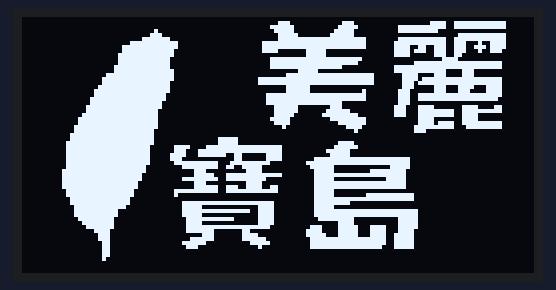
This sketch was run on a simulated Arduino Uno, built with avr-gcc and run on an emulated ATmega328P. Shown: 128×64 one-colour display.

Above: at 0.1 s.

The sketch:

ch2_5_3.ino
```cpp
//Generated Date: Thu, 06 Jun 2024 08:19:17 GMT

#include <U8g2lib.h>
#include <Wire.h>
U8G2_SSD1306_128X64_NONAME_F_HW_I2C u8g2(U8G2_R0, /* reset=*/ U8X8_PIN_NONE);

static const unsigned char PROGMEM logo[] = {
0x00,0x00,0x00,0x00,0x00,0x00,0x00,0x00,0x00,0x00,0x00,0x00,0x00,0x00,0x00,0x00,0x00,0x00,0x00,0x00,0x00,0x00,0x00,0x00,0x07,0x00,0x07,0x00,0xC0,0xF3,0xFF,0x01,0x00,0x00,0x00,0x00,0x00,0x00,0x00,0xC0,0x0F,0x80,0x0F,0xC0,0xFF,0xF3,0xFF,0x01,0x00,0x00,0x00,0x00,0x02,0x00,0x00,0x80,0x0F,0xC0,0x07,0xC0,0xFF,0x00,0x00,0x00,0x00,0x00,0x00,0x00,0x07,0x00,0x00,0x00,0x1F,0xE0,0x07,0x00,0x00,0xE0,0xFF,0x01,0x00,0x00,0x00,0xC0,0x1F,0x00,0x00,0x00,0xFF,0xFF,0x3F,0xC0,0xFF,0xF3,0xFF,0x01,0x00,0x00,0x00,0xF8,0x7F,0x00,0x00,0xF0,0xFF,0xFF,0x3F,0xE0,0xFF,0x73,0xE4,0x01,0x00,0x00,0x00,0xFE,0x7F,0x00,0x00,0xF0,0xFF,0xFF,0x3F,0xE0,0x99,0x73,0xEE,0x01,0x00,0x00,0x00,0xFE,0x3F,0x00,0x00,0xF0,0x80,0x0F,0x00,0xE0,0x9D,0x73,0xE4,0x00,0x00,0x00,0x00,0xFF,0x3F,0x00,0x00,0x00,0x80,0x0F,0x00,0xE0,0x81,0x33,0x00,0x00,0x00,0x00,0x00,0xFF,0x1F,0x00,0x00,0xC0,0xFF,0xFF,0x1F,0x00,0x00,0x1E,0x00,0x00,0x00,0x00,0x00,0xFF,0x1F,0x00,0x00,0xC0,0xFF,0xFF,0x0F,0x00,0xFC,0xFF,0xFF,0x00,0x00,0x00,0x80,0xFF,0x1F,0x00,0x00,0xC0,0xFF,0xFF,0x00,0xE0,0xFF,0xFF,0xFF,0x00,0x00,0x00,0x80,0xFF,0x3F,0x00,0x00,0x00,0xE0,0x03,0x00,0xE0,0xFF,0xC3,0x01,0x00,0x00,0x00,0xE0,0xFF,0x3F,0x00,0x00,0x00,0xFC,0xFF,0xFF,0x80,0x87,0xC3,0x01,0x00,0x00,0x00,0xF0,0xFF,0x3F,0x00,0x00,0xF8,0xFF,0xFF,0xFF,0x80,0xF7,0xFF,0xFF,0x00,0x00,0x00,0xF0,0xFF,0x1F,0x00,0x00,0xF8,0xFF,0xFF,0xFF,0x80,0xFB,0xFF,0xFF,0x00,0x00,0x00,0xF8,0xFF,0x1F,0x00,0x00,0x00,0xFC,0x00,0x00,0x80,0x83,0xE3,0xF1,0x00,0x00,0x00,0xFC,0xFF,0x1F,0x00,0x00,0x00,0xFC,0x00,0x20,0xC0,0x81,0xE3,0xF0,0x00,0x00,0x00,0xFC,0xFF,0x0F,0x00,0x00,0xE0,0xFF,0xFF,0x3F,0xC0,0xF9,0xFF,0xFF,0x00,0x00,0x00,0xFE,0xFF,0x0F,0x00,0x00,0xE0,0xFF,0xFF,0x3F,0xC0,0xF9,0xFF,0x7F,0x00,0x00,0x00,0xFE,0xFF,0x07,0x00,0x00,0xE0,0xFF,0xFF,0x00,0xC0,0x01,0x00,0x00,0x00,0x00,0x00,0xFF,0xFF,0x07,0x00,0x00,0x80,0x1F,0xE0,0x00,0xE0,0x78,0xC0,0xC3,0x00,0x00,0x00,0xFF,0xFF,0x03,0x00,0x00,0x80,0x1F,0xF0,0x03,0xE0,0xF8,0xCF,0xFF,0x00,0x00,0x80,0xFF,0xFF,0x03,0x00,0x00,0x80,0x0F,0xF8,0x0F,0xE0,0xF8,0xCF,0x03,0x00,0x00,0xC0,0xFF,0xFF,0x03,0x00,0x00,0xC0,0x07,0xE0,0x3F,0x00,0x78,0xC0,0x03,0x00,0x00,0xC0,0xFF,0xFF,0x03,0x00,0x00,0x80,0x07,0x80,0x3F,0x00,0x78,0xCF,0xFF,0x00,0x00,0xE0,0xFF,0xFF,0x03,0x00,0x00,0x00,0x02,0x00,0x1E,0x00,0xFC,0x8F,0xFF,0x00,0x00,0xE0,0xFF,0xFF,0x01,0x00,0x00,0x00,0x00,0x00,0x08,0x00,0x1C,0x00,0x00,0x00,0x00,0xF0,0xFF,0xFF,0x01,0x00,0x00,0x00,0x00,0x00,0x00,0x00,0x00,0x00,0x00,0x00,0x00,0xF0,0xFF,0xFF,0x01,0x00,0x3E,0x00,0x00,0x00,0x00,0x00,0x00,0x00,0x00,0x00,0x00,0xF8,0xFF,0xFF,0x01,0x00,0x3E,0x00,0x00,0x80,0x07,0x00,0x00,0x00,0x00,0x00,0x00,0xF8,0xFF,0xFF,0xC0,0xC3,0xFF,0xFF,0x01,0xC0,0x0F,0x00,0x00,0x00,0x00,0x00,0x00,0xF8,0xFF,0xFF,0xC0,0xF1,0xFF,0xFF,0x01,0xF0,0x03,0x00,0x00,0x00,0x00,0x00,0x00,0xF8,0xFF,0xFF,0xE0,0xF1,0x67,0xE0,0x01,0xE0,0x03,0x00,0x00,0x00,0x00,0x00,0x00,0xF8,0xFF,0xFF,0xE0,0x00,0x60,0xE0,0x01,0xFE,0xFF,0xFF,0x01,0x00,0x00,0x00,0x00,0xF8,0xFF,0xFF,0xC0,0xFF,0xF1,0x3F,0x80,0xFF,0xFF,0xFF,0x01,0x00,0x00,0x00,0x00,0xF8,0xFF,0x7F,0x00,0xFF,0x99,0x0F,0x00,0x3F,0x00,0xF0,0x01,0x00,0x00,0x00,0x00,0xFC,0xFF,0x7F,0x00,0x38,0x00,0x0F,0x00,0x3E,0x80,0xFF,0x00,0x00,0x00,0x00,0x00,0xFC,0xFF,0x3F,0x00,0xF8,0xF8,0xFF,0x01,0xFE,0xFF,0xFF,0x00,0x00,0x00,0x00,0x00,0xFC,0xFF,0x3F,0x00,0xFF,0xF9,0x1F,0x00,0x3E,0x00,0xF8,0x00,0x00,0x00,0x00,0x00,0xFC,0xFF,0x1F,0x00,0x38,0x00,0x0F,0x00,0xFE,0xFF,0xFF,0x00,0x00,0x00,0x00,0x00,0xFC,0xFF,0x1F,0x00,0xF8,0x39,0xCF,0x00,0xFE,0xFF,0xFF,0x00,0x00,0x00,0x00,0x00,0xF8,0xFF,0x0F,0xC0,0xFF,0xF9,0xFF,0x00,0x3E,0x00,0x00,0x00,0x00,0x00,0x00,0x00,0xF8,0xFF,0x0F,0x40,0x00,0x00,0x00,0x00,0x3E,0xC0,0xFF,0x03,0x00,0x00,0x00,0x00,0xF0,0xFF,0x07,0x00,0x00,0x00,0x00,0x00,0xFE,0xFF,0xFF,0x03,0x00,0x00,0x00,0x00,0xF0,0xFF,0x07,0x00,0xFF,0xFF,0x7F,0x00,0xFE,0x03,0x00,0x00,0x00,0x00,0x00,0x00,0xE0,0xFF,0x03,0x00,0x1F,0x00,0x78,0x00,0x3E,0x00,0x00,0x00,0x00,0x00,0x00,0x00,0xE0,0xFF,0x00,0x00,0xFF,0xFF,0x79,0x00,0xFE,0xFF,0xFF,0x07,0x00,0x00,0x00,0x00,0xE0,0xFF,0x00,0x00,0x1F,0x00,0x78,0x00,0xFE,0xFF,0xFF,0x07,0x00,0x00,0x00,0x00,0xC0,0x7F,0x00,0x00,0xFE,0x1F,0x78,0x00,0xFC,0x07,0xC0,0x07,0x00,0x00,0x00,0x00,0x80,0x7F,0x00,0x00,0x1E,0x00,0x78,0x00,0x80,0x07,0xC0,0x07,0x00,0x00,0x00,0x00,0x00,0x7F,0x00,0x00,0xFE,0xFF,0x3F,0x00,0x87,0x8F,0xC7,0x07,0x00,0x00,0x00,0x00,0x00,0x3C,0x00,0x00,0xFE,0x80,0x01,0x80,0x87,0x8F,0xC7,0x03,0x00,0x00,0x00,0x00,0x00,0x38,0x00,0x00,0xE0,0x80,0x07,0x80,0x8F,0x8F,0xE7,0x03,0x00,0x00,0x00,0x00,0x00,0x38,0x00,0x00,0xFC,0x80,0x1F,0x00,0xFF,0xFF,0xE7,0x03,0x00,0x00,0x00,0x00,0x00,0x30,0x00,0x00,0x3F,0x00,0x3E,0x00,0xFF,0xFF,0xE7,0x03,0x00,0x00,0x00,0x00,0x00,0x30,0x00,0x00,0x0E,0x00,0x08,0x00,0xFF,0xFF,0xE3,0x03,0x00,0x00,0x00,0x00,0x00,0x30,0x00,0x00,0x00,0x00,0x00,0x00,0x00,0x00,0x00,0x00,0x00,0x00,0x00,0x00,0x00,0x30,0x00,0x00,0x00,0x00,0x00,0x00,0x00,0x00,0x00,0x00,0x00,0x00,0x00,0x00,0x00,0x10,0x00,0x00,0x00,0x00,0x00,0x00,0x00,0x00,0x00,0x00,0x00,0x00,0x00,0x00,0x00,0x00,0x00,0x00,0x00,0x00,0x00,0x00,0x00,0x00,0x00,0x00,0x00,0x00,0x00,0x00,0x00,0x00,0x00,0x00,0x00,0x00,0x00,0x00,0x00,0x00,0x00,0x00,0x00,0x00,0x00,0x00,0x00,0x00,0x00,0x00,0x00,0x00,0x00,0x00,0x00,0x00,0x00,0x00,0x00,0x00,0x00,
};

void setup()
{
  u8g2.begin();
  u8g2.setFont(u8g2_font_10x20_me);
  u8g2.disableUTF8Print();
  u8g2.firstPage();
  do {
    u8g2.drawXBMP(0, 0, 128, 64, logo);
  } while ( u8g2.nextPage() );
}

void loop()
{

}
```
